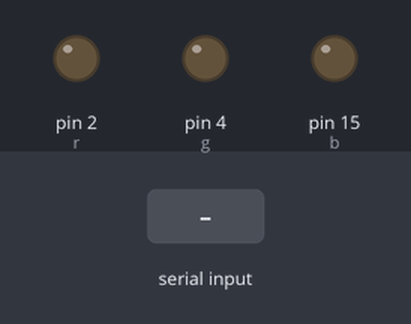
A sketch run on a simulated Arduino Uno, built with avr-gcc and run on an emulated ATmega328P. Parts: output pins drawn as LEDs (lit = HIGH). The test bench sets the inputs (shaded band). What the sketch prints to the serial monitor is not drawn.

Above: at 1.2 s.
1.3 s: "1" received over Serial
At 2.5 s:
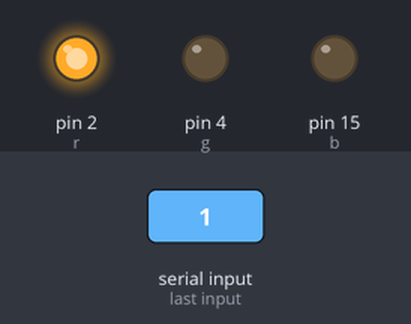
2.8 s: "2" received over Serial
At 3.8 s:
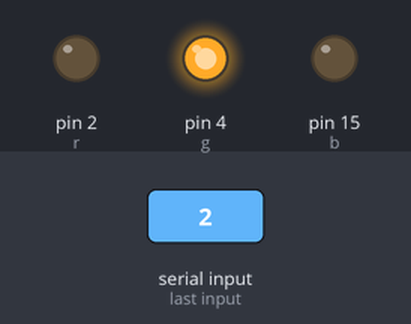
4.3 s: "3" received over Serial
At 4.9 s:
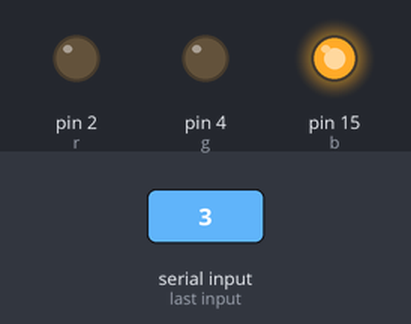
Timing chart, 0 to 7.3 s (numbered marks = the images above; inputs shaded):
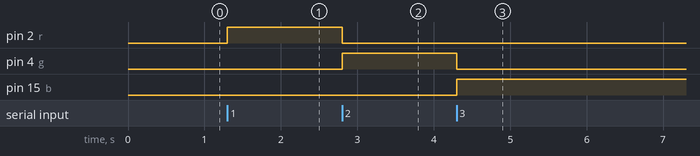

Measured:
- after the input at 1.3 s, pin 2 (r): LOW → HIGH at once
- after the input at 2.8 s, pin 2 (r): HIGH → LOW at once; pin 4 (g): LOW → HIGH at once
- after the input at 4.3 s, pin 4 (g): HIGH → LOW at once; pin 15 (b): LOW → HIGH at once

The sketch:

led.ino
```cpp
const int r = 2;
const int g = 4;
const int b = 15;

void setup() {
  Serial.begin(115200);
  pinMode(r, OUTPUT);
  pinMode(g, OUTPUT);
  pinMode(b, OUTPUT);
  Serial.println("1이면 빨강, 2이면 초록, 3이면 파랑, 0이면 끄기~.");
}

void loop() {
  if (Serial.available() > 0) {
    char input = Serial.read();

    if (input == '1') {
      digitalWrite(r, HIGH);
      digitalWrite(g, LOW);
      digitalWrite(b, LOW);
      Serial.println("빨강 is ON");

    }
    else if (input == '2') {
      digitalWrite(g, HIGH);
      digitalWrite(r, LOW);
      digitalWrite(b, LOW);
      Serial.println("초록 is ON");

    }
    else if (input == '3') {
      digitalWrite(b, HIGH);
      digitalWrite(g, LOW);
      digitalWrite(r, LOW);
      Serial.println("파랑 is ON");

    }
    else if (input == '0') {
      digitalWrite(r, LOW);
      digitalWrite(g, LOW);
      digitalWrite(b, LOW);
      Serial.println("모두 is OFF");
    }
  }
}
```
